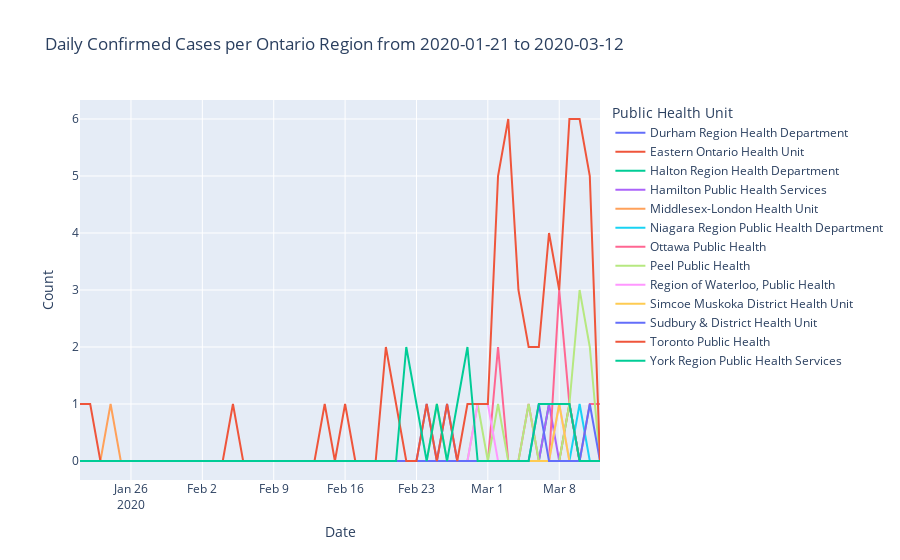

The notebook cell this image was saved under:
### Code cell
#hide_input
dailyline = px.line(aggdf, x="Date", y="Count", color="Reporting_PHU", title="Daily Confirmed Cases per Ontario Region " + fromto,
       labels={'Reporting_PHU':'Public Health Unit'}
       )
try:
    dailyline.show()
except:
    dailyline.show()

### Figure 1 — Plotly figure (JSON) as saved in the notebook; plotly's stock layout.template omitted (floating-point values rounded to 4 significant figures)
{"data": [{"hoverlabel": {"namelength": 0}, "hovertemplate": "Public Health Unit=Durham Region Health Department<br>Date=%{x}<br>Count=%{y}", "legendgroup": "Durham Region Health Department", "line": {"color": "#636efa", "dash": "solid"}, "mode": "lines", "name": "Durham Region Health Department", "showlegend": true, "type": "scatter", "x": ["2020-01-21", "2020-01-22", "2020-01-23", "2020-01-24", "2020-01-25", "2020-01-26", "2020-01-27", "2020-01-28", "2020-01-29", "2020-01-30", "2020-01-31", "2020-02-01", "2020-02-02", "2020-02-03", "2020-02-04", "2020-02-05", "2020-02-06", "2020-02-07", "2020-02-08", "2020-02-09", "2020-02-10", "2020-02-11", "2020-02-12", "2020-02-13", "2020-02-14", "2020-02-15", "2020-02-16", "2020-02-17", "2020-02-18", "2020-02-19", "2020-02-20", "2020-02-21", "2020-02-22", "2020-02-23", "2020-02-24", "2020-02-25", "2020-02-26", "2020-02-27", "2020-02-28", "2020-02-29", "2020-03-01", "2020-03-02", "2020-03-03", "2020-03-04", "2020-03-05", "2020-03-06", "2020-03-07", "2020-03-08", "2020-03-09", "2020-03-10", "2020-03-11", "2020-03-12"], "xaxis": "x", "y": [0, 0, 0, 0, 0, 0, 0, 0, 0, 0, 0, 0, 0, 0, 0, 0, 0, 0, 0, 0, 0, 0, 0, 0, 0, 0, 0, 0, 0, 0, 0, 0, 0, 0, 1, 0, 1, 0, 0, 0, 0, 0, 0, 0, 0, 0, 0, 0, 0, 0, 0, 0], "yaxis": "y"}, {"hoverlabel": {"namelength": 0}, "hovertemplate": "Public Health Unit=Eastern Ontario Health Unit<br>Date=%{x}<br>Count=%{y}", "legendgroup": "Eastern Ontario Health Unit", "line": {"color": "#EF553B", "dash": "solid"}, "mode": "lines", "name": "Eastern Ontario Health Unit", "showlegend": true, "type": "scatter", "x": ["2020-01-21", "2020-01-22", "2020-01-23", "2020-01-24", "2020-01-25", "2020-01-26", "2020-01-27", "2020-01-28", "2020-01-29", "2020-01-30", "2020-01-31", "2020-02-01", "2020-02-02", "2020-02-03", "2020-02-04", "2020-02-05", "2020-02-06", "2020-02-07", "2020-02-08", "2020-02-09", "2020-02-10", "2020-02-11", "2020-02-12", "2020-02-13", "2020-02-14", "2020-02-15", "2020-02-16", "2020-02-17", "2020-02-18", "2020-02-19", "2020-02-20", "2020-02-21", "2020-02-22", "2020-02-23", "2020-02-24", "2020-02-25", "2020-02-26", "2020-02-27", "2020-02-28", "2020-02-29", "2020-03-01", "2020-03-02", "2020-03-03", "2020-03-04", "2020-03-05", "2020-03-06", "2020-03-07", "2020-03-08", "2020-03-09", "2020-03-10", "2020-03-11", "2020-03-12"], "xaxis": "x", "y": [0, 0, 0, 0, 0, 0, 0, 0, 0, 0, 0, 0, 0, 0, 0, 0, 0, 0, 0, 0, 0, 0, 0, 0, 0, 0, 0, 0, 0, 0, 0, 0, 0, 0, 0, 0, 0, 0, 0, 0, 0, 0, 0, 0, 0, 0, 0, 0, 1, 0, 0, 0], "yaxis": "y"}, {"hoverlabel": {"namelength": 0}, "hovertemplate": "Public Health Unit=Halton Region Health Department<br>Date=%{x}<br>Count=%{y}", "legendgroup": "Halton Region Health Department", "line": {"color": "#00cc96", "dash": "solid"}, "mode": "lines", "name": "Halton Region Health Department", "showlegend": true, "type": "scatter", "x": ["2020-01-21", "2020-01-22", "2020-01-23", "2020-01-24", "2020-01-25", "2020-01-26", "2020-01-27", "2020-01-28", "2020-01-29", "2020-01-30", "2020-01-31", "2020-02-01", "2020-02-02", "2020-02-03", "2020-02-04", "2020-02-05", "2020-02-06", "2020-02-07", "2020-02-08", "2020-02-09", "2020-02-10", "2020-02-11", "2020-02-12", "2020-02-13", "2020-02-14", "2020-02-15", "2020-02-16", "2020-02-17", "2020-02-18", "2020-02-19", "2020-02-20", "2020-02-21", "2020-02-22", "2020-02-23", "2020-02-24", "2020-02-25", "2020-02-26", "2020-02-27", "2020-02-28", "2020-02-29", "2020-03-01", "2020-03-02", "2020-03-03", "2020-03-04", "2020-03-05", "2020-03-06", "2020-03-07", "2020-03-08", "2020-03-09", "2020-03-10", "2020-03-11", "2020-03-12"], "xaxis": "x", "y": [0, 0, 0, 0, 0, 0, 0, 0, 0, 0, 0, 0, 0, 0, 0, 0, 0, 0, 0, 0, 0, 0, 0, 0, 0, 0, 0, 0, 0, 0, 0, 0, 0, 0, 0, 0, 0, 0, 0, 0, 0, 0, 0, 0, 0, 0, 1, 1, 1, 0, 0, 0], "yaxis": "y"}, {"hoverlabel": {"namelength": 0}, "hovertemplate": "Public Health Unit=Hamilton Public Health Services<br>Date=%{x}<br>Count=%{y}", "legendgroup": "Hamilton Public Health Services", "line": {"color": "#ab63fa", "dash": "solid"}, "mode": "lines", "name": "Hamilton Public Health Services", "showlegend": true, "type": "scatter", "x": ["2020-01-21", "2020-01-22", "2020-01-23", "2020-01-24", "2020-01-25", "2020-01-26", "2020-01-27", "2020-01-28", "2020-01-29", "2020-01-30", "2020-01-31", "2020-02-01", "2020-02-02", "2020-02-03", "2020-02-04", "2020-02-05", "2020-02-06", "2020-02-07", "2020-02-08", "2020-02-09", "2020-02-10", "2020-02-11", "2020-02-12", "2020-02-13", "2020-02-14", "2020-02-15", "2020-02-16", "2020-02-17", "2020-02-18", "2020-02-19", "2020-02-20", "2020-02-21", "2020-02-22", "2020-02-23", "2020-02-24", "2020-02-25", "2020-02-26", "2020-02-27", "2020-02-28", "2020-02-29", "2020-03-01", "2020-03-02", "2020-03-03", "2020-03-04", "2020-03-05", "2020-03-06", "2020-03-07", "2020-03-08", "2020-03-09", "2020-03-10", "2020-03-11", "2020-03-12"], "xaxis": "x", "y": [0, 0, 0, 0, 0, 0, 0, 0, 0, 0, 0, 0, 0, 0, 0, 0, 0, 0, 0, 0, 0, 0, 0, 0, 0, 0, 0, 0, 0, 0, 0, 0, 0, 0, 0, 0, 0, 0, 0, 0, 0, 0, 0, 0, 0, 0, 1, 0, 0, 0, 0, 0], "yaxis": "y"}, {"hoverlabel": {"namelength": 0}, "hovertemplate": "Public Health Unit=Middlesex-London Health Unit<br>Date=%{x}<br>Count=%{y}", "legendgroup": "Middlesex-London Health Unit", "line": {"color": "#FFA15A", "dash": "solid"}, "mode": "lines", "name": "Middlesex-London Health Unit", "showlegend": true, "type": "scatter", "x": ["2020-01-21", "2020-01-22", "2020-01-23", "2020-01-24", "2020-01-25", "2020-01-26", "2020-01-27", "2020-01-28", "2020-01-29", "2020-01-30", "2020-01-31", "2020-02-01", "2020-02-02", "2020-02-03", "2020-02-04", "2020-02-05", "2020-02-06", "2020-02-07", "2020-02-08", "2020-02-09", "2020-02-10", "2020-02-11", "2020-02-12", "2020-02-13", "2020-02-14", "2020-02-15", "2020-02-16", "2020-02-17", "2020-02-18", "2020-02-19", "2020-02-20", "2020-02-21", "2020-02-22", "2020-02-23", "2020-02-24", "2020-02-25", "2020-02-26", "2020-02-27", "2020-02-28", "2020-02-29", "2020-03-01", "2020-03-02", "2020-03-03", "2020-03-04", "2020-03-05", "2020-03-06", "2020-03-07", "2020-03-08", "2020-03-09", "2020-03-10", "2020-03-11", "2020-03-12"], "xaxis": "x", "y": [0, 0, 0, 1, 0, 0, 0, 0, 0, 0, 0, 0, 0, 0, 0, 0, 0, 0, 0, 0, 0, 0, 0, 0, 0, 0, 0, 0, 0, 0, 0, 0, 0, 0, 0, 0, 0, 0, 0, 0, 0, 0, 0, 0, 0, 0, 0, 0, 0, 0, 0, 0], "yaxis": "y"}, {"hoverlabel": {"namelength": 0}, "hovertemplate": "Public Health Unit=Niagara Region Public Health Department<br>Date=%{x}<br>Count=%{y}", "legendgroup": "Niagara Region Public Health Department", "line": {"color": "#19d3f3", "dash": "solid"}, "mode": "lines", "name": "Niagara Region Public Health Department", "showlegend": true, "type": "scatter", "x": ["2020-01-21", "2020-01-22", "2020-01-23", "2020-01-24", "2020-01-25", "2020-01-26", "2020-01-27", "2020-01-28", "2020-01-29", "2020-01-30", "2020-01-31", "2020-02-01", "2020-02-02", "2020-02-03", "2020-02-04", "2020-02-05", "2020-02-06", "2020-02-07", "2020-02-08", "2020-02-09", "2020-02-10", "2020-02-11", "2020-02-12", "2020-02-13", "2020-02-14", "2020-02-15", "2020-02-16", "2020-02-17", "2020-02-18", "2020-02-19", "2020-02-20", "2020-02-21", "2020-02-22", "2020-02-23", "2020-02-24", "2020-02-25", "2020-02-26", "2020-02-27", "2020-02-28", "2020-02-29", "2020-03-01", "2020-03-02", "2020-03-03", "2020-03-04", "2020-03-05", "2020-03-06", "2020-03-07", "2020-03-08", "2020-03-09", "2020-03-10", "2020-03-11", "2020-03-12"], "xaxis": "x", "y": [0, 0, 0, 0, 0, 0, 0, 0, 0, 0, 0, 0, 0, 0, 0, 0, 0, 0, 0, 0, 0, 0, 0, 0, 0, 0, 0, 0, 0, 0, 0, 0, 0, 0, 0, 0, 0, 0, 0, 0, 0, 0, 0, 0, 0, 0, 0, 0, 0, 1, 0, 0], "yaxis": "y"}, {"hoverlabel": {"namelength": 0}, "hovertemplate": "Public Health Unit=Ottawa Public Health<br>Date=%{x}<br>Count=%{y}", "legendgroup": "Ottawa Public Health", "line": {"color": "#FF6692", "dash": "solid"}, "mode": "lines", "name": "Ottawa Public Health", "showlegend": true, "type": "scatter", "x": ["2020-01-21", "2020-01-22", "2020-01-23", "2020-01-24", "2020-01-25", "2020-01-26", "2020-01-27", "2020-01-28", "2020-01-29", "2020-01-30", "2020-01-31", "2020-02-01", "2020-02-02", "2020-02-03", "2020-02-04", "2020-02-05", "2020-02-06", "2020-02-07", "2020-02-08", "2020-02-09", "2020-02-10", "2020-02-11", "2020-02-12", "2020-02-13", "2020-02-14", "2020-02-15", "2020-02-16", "2020-02-17", "2020-02-18", "2020-02-19", "2020-02-20", "2020-02-21", "2020-02-22", "2020-02-23", "2020-02-24", "2020-02-25", "2020-02-26", "2020-02-27", "2020-02-28", "2020-02-29", "2020-03-01", "2020-03-02", "2020-03-03", "2020-03-04", "2020-03-05", "2020-03-06", "2020-03-07", "2020-03-08", "2020-03-09", "2020-03-10", "2020-03-11", "2020-03-12"], "xaxis": "x", "y": [0, 0, 0, 0, 0, 0, 0, 0, 0, 0, 0, 0, 0, 0, 0, 0, 0, 0, 0, 0, 0, 0, 0, 0, 0, 0, 0, 0, 0, 0, 0, 0, 0, 0, 0, 0, 0, 0, 0, 0, 0, 2, 0, 0, 1, 0, 0, 3, 1, 0, 1, 1], "yaxis": "y"}, {"hoverlabel": {"namelength": 0}, "hovertemplate": "Public Health Unit=Peel Public Health<br>Date=%{x}<br>Count=%{y}", "legendgroup": "Peel Public Health", "line": {"color": "#B6E880", "dash": "solid"}, "mode": "lines", "name": "Peel Public Health", "showlegend": true, "type": "scatter", "x": ["2020-01-21", "2020-01-22", "2020-01-23", "2020-01-24", "2020-01-25", "2020-01-26", "2020-01-27", "2020-01-28", "2020-01-29", "2020-01-30", "2020-01-31", "2020-02-01", "2020-02-02", "2020-02-03", "2020-02-04", "2020-02-05", "2020-02-06", "2020-02-07", "2020-02-08", "2020-02-09", "2020-02-10", "2020-02-11", "2020-02-12", "2020-02-13", "2020-02-14", "2020-02-15", "2020-02-16", "2020-02-17", "2020-02-18", "2020-02-19", "2020-02-20", "2020-02-21", "2020-02-22", "2020-02-23", "2020-02-24", "2020-02-25", "2020-02-26", "2020-02-27", "2020-02-28", "2020-02-29", "2020-03-01", "2020-03-02", "2020-03-03", "2020-03-04", "2020-03-05", "2020-03-06", "2020-03-07", "2020-03-08", "2020-03-09", "2020-03-10", "2020-03-11", "2020-03-12"], "xaxis": "x", "y": [0, 0, 0, 0, 0, 0, 0, 0, 0, 0, 0, 0, 0, 0, 0, 0, 0, 0, 0, 0, 0, 0, 0, 0, 0, 0, 0, 0, 0, 0, 0, 0, 0, 0, 0, 1, 0, 0, 0, 1, 0, 1, 0, 0, 1, 0, 0, 0, 1, 3, 2, 0], "yaxis": "y"}, {"hoverlabel": {"namelength": 0}, "hovertemplate": "Public Health Unit=Region of Waterloo, Public Health<br>Date=%{x}<br>Count=%{y}", "legendgroup": "Region of Waterloo, Public Health", "line": {"color": "#FF97FF", "dash": "solid"}, "mode": "lines", "name": "Region of Waterloo, Public Health", "showlegend": true, "type": "scatter", "x": ["2020-01-21", "2020-01-22", "2020-01-23", "2020-01-24", "2020-01-25", "2020-01-26", "2020-01-27", "2020-01-28", "2020-01-29", "2020-01-30", "2020-01-31", "2020-02-01", "2020-02-02", "2020-02-03", "2020-02-04", "2020-02-05", "2020-02-06", "2020-02-07", "2020-02-08", "2020-02-09", "2020-02-10", "2020-02-11", "2020-02-12", "2020-02-13", "2020-02-14", "2020-02-15", "2020-02-16", "2020-02-17", "2020-02-18", "2020-02-19", "2020-02-20", "2020-02-21", "2020-02-22", "2020-02-23", "2020-02-24", "2020-02-25", "2020-02-26", "2020-02-27", "2020-02-28", "2020-02-29", "2020-03-01", "2020-03-02", "2020-03-03", "2020-03-04", "2020-03-05", "2020-03-06", "2020-03-07", "2020-03-08", "2020-03-09", "2020-03-10", "2020-03-11", "2020-03-12"], "xaxis": "x", "y": [0, 0, 0, 0, 0, 0, 0, 0, 0, 0, 0, 0, 0, 0, 0, 0, 0, 0, 0, 0, 0, 0, 0, 0, 0, 0, 0, 0, 0, 0, 0, 0, 0, 0, 0, 0, 0, 0, 0, 1, 1, 0, 0, 0, 0, 0, 0, 1, 0, 0, 0, 0], "yaxis": "y"}, {"hoverlabel": {"namelength": 0}, "hovertemplate": "Public Health Unit=Simcoe Muskoka District Health Unit<br>Date=%{x}<br>Count=%{y}", "legendgroup": "Simcoe Muskoka District Health Unit", "line": {"color": "#FECB52", "dash": "solid"}, "mode": "lines", "name": "Simcoe Muskoka District Health Unit", "showlegend": true, "type": "scatter", "x": ["2020-01-21", "2020-01-22", "2020-01-23", "2020-01-24", "2020-01-25", "2020-01-26", "2020-01-27", "2020-01-28", "2020-01-29", "2020-01-30", "2020-01-31", "2020-02-01", "2020-02-02", "2020-02-03", "2020-02-04", "2020-02-05", "2020-02-06", "2020-02-07", "2020-02-08", "2020-02-09", "2020-02-10", "2020-02-11", "2020-02-12", "2020-02-13", "2020-02-14", "2020-02-15", "2020-02-16", "2020-02-17", "2020-02-18", "2020-02-19", "2020-02-20", "2020-02-21", "2020-02-22", "2020-02-23", "2020-02-24", "2020-02-25", "2020-02-26", "2020-02-27", "2020-02-28", "2020-02-29", "2020-03-01", "2020-03-02", "2020-03-03", "2020-03-04", "2020-03-05", "2020-03-06", "2020-03-07", "2020-03-08", "2020-03-09", "2020-03-10", "2020-03-11", "2020-03-12"], "xaxis": "x", "y": [0, 0, 0, 0, 0, 0, 0, 0, 0, 0, 0, 0, 0, 0, 0, 0, 0, 0, 0, 0, 0, 0, 0, 0, 0, 0, 0, 0, 0, 0, 0, 0, 0, 0, 0, 0, 0, 0, 0, 0, 0, 0, 0, 0, 0, 0, 0, 1, 0, 0, 0, 0], "yaxis": "y"}, {"hoverlabel": {"namelength": 0}, "hovertemplate": "Public Health Unit=Sudbury & District Health Unit<br>Date=%{x}<br>Count=%{y}", "legendgroup": "Sudbury & District Health Unit", "line": {"color": "#636efa", "dash": "solid"}, "mode": "lines", "name": "Sudbury & District Health Unit", "showlegend": true, "type": "scatter", "x": ["2020-01-21", "2020-01-22", "2020-01-23", "2020-01-24", "2020-01-25", "2020-01-26", "2020-01-27", "2020-01-28", "2020-01-29", "2020-01-30", "2020-01-31", "2020-02-01", "2020-02-02", "2020-02-03", "2020-02-04", "2020-02-05", "2020-02-06", "2020-02-07", "2020-02-08", "2020-02-09", "2020-02-10", "2020-02-11", "2020-02-12", "2020-02-13", "2020-02-14", "2020-02-15", "2020-02-16", "2020-02-17", "2020-02-18", "2020-02-19", "2020-02-20", "2020-02-21", "2020-02-22", "2020-02-23", "2020-02-24", "2020-02-25", "2020-02-26", "2020-02-27", "2020-02-28", "2020-02-29", "2020-03-01", "2020-03-02", "2020-03-03", "2020-03-04", "2020-03-05", "2020-03-06", "2020-03-07", "2020-03-08", "2020-03-09", "2020-03-10", "2020-03-11", "2020-03-12"], "xaxis": "x", "y": [0, 0, 0, 0, 0, 0, 0, 0, 0, 0, 0, 0, 0, 0, 0, 0, 0, 0, 0, 0, 0, 0, 0, 0, 0, 0, 0, 0, 0, 0, 0, 0, 0, 0, 0, 0, 0, 0, 0, 0, 0, 0, 0, 0, 0, 1, 0, 0, 0, 0, 1, 0], "yaxis": "y"}, {"hoverlabel": {"namelength": 0}, "hovertemplate": "Public Health Unit=Toronto Public Health<br>Date=%{x}<br>Count=%{y}", "legendgroup": "Toronto Public Health", "line": {"color": "#EF553B", "dash": "solid"}, "mode": "lines", "name": "Toronto Public Health", "showlegend": true, "type": "scatter", "x": ["2020-01-21", "2020-01-22", "2020-01-23", "2020-01-24", "2020-01-25", "2020-01-26", "2020-01-27", "2020-01-28", "2020-01-29", "2020-01-30", "2020-01-31", "2020-02-01", "2020-02-02", "2020-02-03", "2020-02-04", "2020-02-05", "2020-02-06", "2020-02-07", "2020-02-08", "2020-02-09", "2020-02-10", "2020-02-11", "2020-02-12", "2020-02-13", "2020-02-14", "2020-02-15", "2020-02-16", "2020-02-17", "2020-02-18", "2020-02-19", "2020-02-20", "2020-02-21", "2020-02-22", "2020-02-23", "2020-02-24", "2020-02-25", "2020-02-26", "2020-02-27", "2020-02-28", "2020-02-29", "2020-03-01", "2020-03-02", "2020-03-03", "2020-03-04", "2020-03-05", "2020-03-06", "2020-03-07", "2020-03-08", "2020-03-09", "2020-03-10", "2020-03-11", "2020-03-12"], "xaxis": "x", "y": [1, 1, 0, 0, 0, 0, 0, 0, 0, 0, 0, 0, 0, 0, 0, 1, 0, 0, 0, 0, 0, 0, 0, 0, 1, 0, 1, 0, 0, 0, 2, 1, 0, 0, 1, 0, 1, 0, 1, 1, 1, 5, 6, 3, 2, 2, 4, 3, 6, 6, 5, 0], "yaxis": "y"}, {"hoverlabel": {"namelength": 0}, "hovertemplate": "Public Health Unit=York Region Public Health Services<br>Date=%{x}<br>Count=%{y}", "legendgroup": "York Region Public Health Services", "line": {"color": "#00cc96", "dash": "solid"}, "mode": "lines", "name": "York Region Public Health Services", "showlegend": true, "type": "scatter", "x": ["2020-01-21", "2020-01-22", "2020-01-23", "2020-01-24", "2020-01-25", "2020-01-26", "2020-01-27", "2020-01-28", "2020-01-29", "2020-01-30", "2020-01-31", "2020-02-01", "2020-02-02", "2020-02-03", "2020-02-04", "2020-02-05", "2020-02-06", "2020-02-07", "2020-02-08", "2020-02-09", "2020-02-10", "2020-02-11", "2020-02-12", "2020-02-13", "2020-02-14", "2020-02-15", "2020-02-16", "2020-02-17", "2020-02-18", "2020-02-19", "2020-02-20", "2020-02-21", "2020-02-22", "2020-02-23", "2020-02-24", "2020-02-25", "2020-02-26", "2020-02-27", "2020-02-28", "2020-02-29", "2020-03-01", "2020-03-02", "2020-03-03", "2020-03-04", "2020-03-05", "2020-03-06", "2020-03-07", "2020-03-08", "2020-03-09", "2020-03-10", "2020-03-11", "2020-03-12"], "xaxis": "x", "y": [0, 0, 0, 0, 0, 0, 0, 0, 0, 0, 0, 0, 0, 0, 0, 0, 0, 0, 0, 0, 0, 0, 0, 0, 0, 0, 0, 0, 0, 0, 0, 0, 2, 1, 0, 1, 0, 1, 2, 0, 0, 0, 0, 0, 0, 1, 1, 1, 1, 0, 0, 0], "yaxis": "y"}], "layout": {"legend": {"title": {"text": "Public Health Unit"}, "tracegroupgap": 0}, "title": {"text": "Daily Confirmed Cases per Ontario Region from 2020-01-21 to 2020-03-12"}, "xaxis": {"anchor": "y", "domain": [0, 1], "title": {"text": "Date"}}, "yaxis": {"anchor": "x", "domain": [0, 1], "title": {"text": "Count"}}}}
